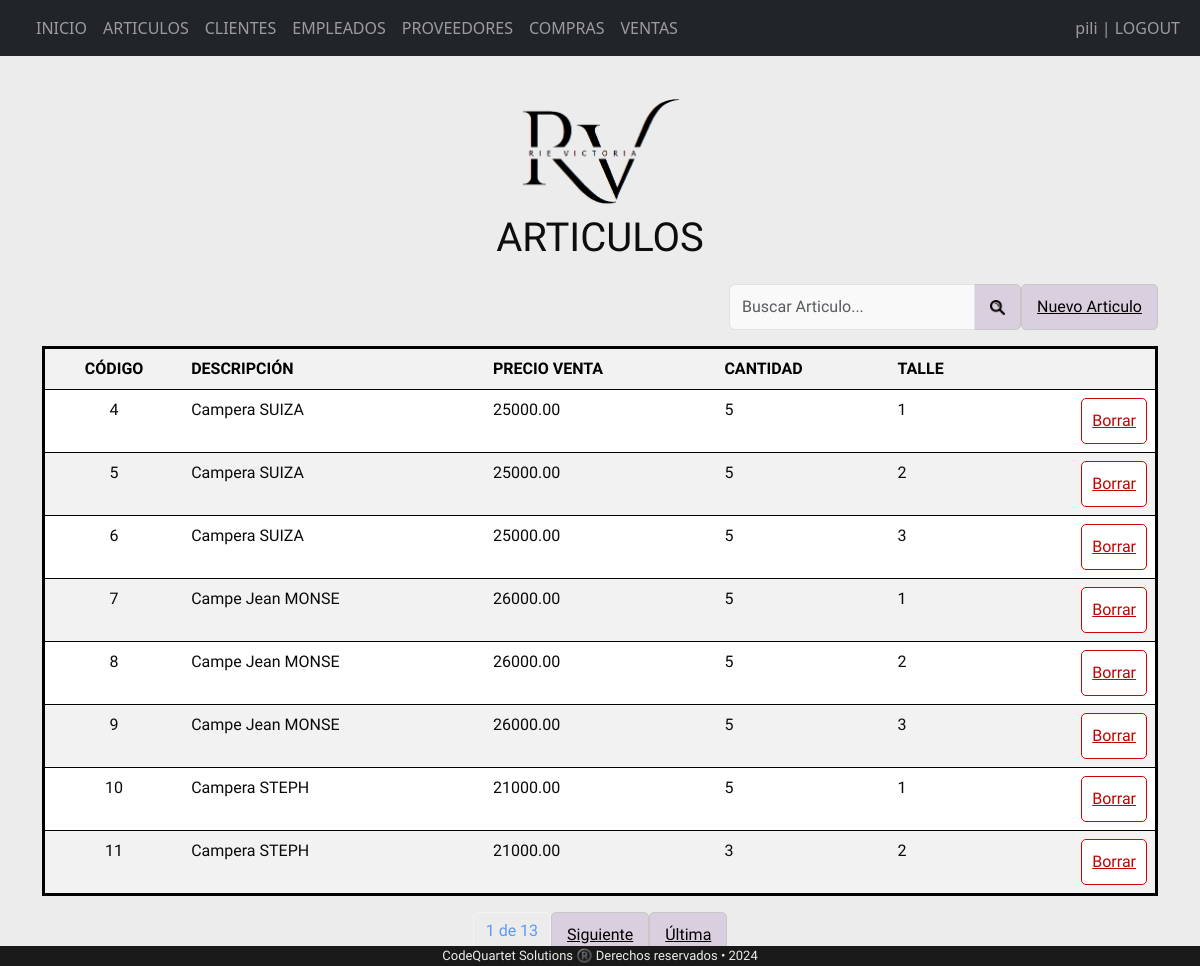
Page /tabla/ (signed in) on the committed database.
### appRieVictoria/models.py (models this page shows, shortened)
class Articulos (models.Model):
    descripcion = models.CharField( max_length= 100,help_text= '')
    venta= models.DecimalField(max_digits=10, decimal_places=2)
    cantidad = models.BigIntegerField(help_text='')
    talle = models.CharField(max_length=3)
    ventas = models.ManyToManyField("Ventas" ,related_name='articulos_vendidos', through="ventaProd")
    tipoPrenda =models.ForeignKey("tipoPrenda", on_delete=models.CASCADE, default=1)

### appRieVictoria/views.py (the view)
# urls.py: path('tabla/', views.tabla.as_view(), name='tabla'),
class tabla(ListView):
    model = Articulos
    template_name = 'tabla.html'
    context_object_name = 'Articulos'
    paginate_by = 8
    def get_queryset(self):
        query = self.request.GET.get('q', '')
        articulos = Articulos.objects.filter(descripcion__icontains=query)
        return articulos
    def get_context_data(self, **kwargs):
        context = super().get_context_data(**kwargs)
        query = self.request.GET.get('q', '')
        context['query'] = query
        return context

### proyectoRieVictoria/templates/tabla.html (shortened to what this page needs)
{% extends "base.html" %}
{% block content %}
<div class= "letra">
<div class="nombreTablas">
    <div class="imagen-centrada">
        <img src="/static/img/RV3.png" alt="Imagen">
    </div>
    <p >ARTICULOS</p>
</div>
<div class="row">
    <div class="col d-flex justify-content-end mb-3">
        <form method="GET">
            <div class="input-group">
                <input type="text" class="form-control inputApagado " name="q" value="{{ query }}" placeholder="Buscar Articulo...">
                <button class="btn-customlupa" class="btn-customlupa:hover" type="submit"><img src="/static/img/search.png"  alt="Lupa de búsqueda" width="15" height="15" ></button>
            </div>
        </form>
    <a class="btn-customlupa" class="btn-customlupa:hover" href="/articulo/ArticulosNuevo{{ p.id}}">Nuevo Articulo</a></td>
    </div>
</div>
        <table style="border-style: solid; border-color: black;" class="table table-striped">
            <tr>
                <th class="centrado">CÓDIGO</th>
                <th >DESCRIPCIÓN</th>
                <th >PRECIO VENTA</th>
                <th >CANTIDAD</th>
                <th >TALLE</th>
                <th></th>
            </tr>
            {% for p in Articulos %}
                <tr onclick="window.location='/articulos/ArticulosModif/{{ p.id }}/'">
                    <td class="centrado"><a>{{ p.id }}</a></td>
                    <td>{{p.descripcion}}</td>
                    <td>{{p.venta}}</td>
                    <td>{{p.cantidad}}</td>
                    <td>{{p.talle}}</td>
                    <td>
                        <div class="d-flex justify-content-end ">
                            <a class="btn-customborr" class="btn-customborr:hover" href="/articulos/ArticulosBorrar/{{ p.id}}">Borrar</a>
                        </div>
                    </td>
                </tr>
                {% endfor %}
        </table>
        <div class="pagination justify-content-center">
            <span class="current-page btn btn-outline-light disabled text-primary mb-3">
                {{ page_obj.number }} de {{ page_obj.paginator.num_pages }}
            </span>
            {% if page_obj.has_next %}
                <a class="btn-customlupa" class="btn-customlupa:hover"href="?page={{ page_obj.next_page_number }}">
                    Siguiente
                </a>
                <a class="btn-customlupa" class="btn-customlupa:hover" href="?page={{ page_obj.paginator.num_pages }}">
                    Última
                </a>
            {% endif %}
        </div>
    </div>
{% endblock %}

### proyectoRieVictoria/templates/base.html (shortened to what this page needs)
{% load static %}
<!DOCTYPE html>
<html lang="en">
<head>
    {% load bootstrap5 %}
    {% bootstrap_css %}
    <link rel="stylesheet" href="{% static 'estilos.css' %}">
</head>
<body>
    <nav class="navbar navbar-expand-sm navbar-dark bg-dark">
        <div class="container-fluid">
          <div class="collapse navbar-collapse" id="mynavbar">
            <ul class="navbar-nav me-auto">
              {% if user.is_authenticated %}
                <li class="nav-item">
                  <a class="nav-link" href="/index/">INICIO</a>
                </li>
            <li class="nav-item">
              <a class="nav-link" href="/tabla/">ARTICULOS</a>
            </li>
            <li class="nav-item">
              <a class="nav-link" href="/tablaclientes/">CLIENTES</a>
            </li>
            <li class="nav-item">
              <a class="nav-link" href="/tablaempleados/">EMPLEADOS</a>
            </li>
            <li class="nav-item">
              <a class="nav-link" href="/tablaproveedores/">PROVEEDORES</a>
            </li>
            <li class="nav-item">
              <a class="nav-link" href="/tablaCompras/">COMPRAS</a>
            </li>
            <li class="nav-item">
              <a class="nav-link" href="/tablaVentas/">VENTAS</a>
              </li>
              {% endif %}
            </ul>
            <ul class="nav navbar-nav ms-auto">
              {% if user.is_authenticated %}
                <li class="nav-item">
                  <a class="nav-link" href="{% url 'logout' %}"> {{ request.user }} | LOGOUT</a>
                </li>
              {% else %}
                <li class="nav-item">
                  <a class="nav-link" href="/login"> LOGIN</a>
                </li>
              {% endif %}
            </ul>
          </div>
        </div>
      </nav>
      <div class="container" >
    {% block content %}
    {% endblock %}
      </div>
<footer>
    <div class="container" >
        <div class="row">
            <div class="pie">CodeQuartet Solutions ®️ Derechos reservados • 2024</div>
        </div>
    </div>
</footer>
</body>
</html>

### proyectoRieVictoria/static/estilos.css (style rules this page uses)
body { background-color: rgb(236, 236, 236); position: relative; }
.pie { position: fixed; bottom: 0; left: 0; width: 100%; height: 20px; text-align: center; background-color: rgb(26, 25, 25); color: rgb(236, 236, 236);; font-size: 13px; font-family: 'Ysabeau Office', sans-serif; padding-bottom: 5px 10px; box-sizing: border-box; line-height: 1.5; margin-block-end: 0%; }
.nombreTablas { font-family: "Gotu", sans-serif; text-align: center; font-size: 40px; margin-top: 40px; color: rgb(15, 14, 14); }
.centrado { text-align: center; color: rgb(10, 10, 10); }
.inputApagado { background-color: RGBA(255,255,255,0.7); }
.table { color: rgb(10, 10, 10) !important; }
.table td { color: rgb(10, 10, 10) !important; }
.btn-customlupa { font-family: "Gotu", sans-serif; background-color: #dacfdf; color: #000000; border: 10px; border: 1px solid rgb(199, 199, 199); border-radius: 5px; padding: 10px 15px; font-size: 16px; cursor: pointer; transition: background-color 0.3s ease; }
.btn-customborr { font-family: "Gotu", sans-serif; background-color: #ffffff;; color: #c00404; border: 10px; border: 1px solid rgb(207, 4, 4); border-radius: 5px; padding: 10px 10px; font-size: 16px; cursor: pointer; transition: background-color 0.3s ease; }
.imagen-centrada { text-align: center ; }
.imagen-centrada img { width: 15%; display: block; margin: 0 auto; }
.letra { font-family: "Gotu", sans-serif; font-size: 16px; }

### rows in the picture
Articulos: id "4", descripcion "Campera SUIZA", venta "25000.00", cantidad "5", talle "1"
Articulos: id "5", descripcion "Campera SUIZA", venta "25000.00", cantidad "5", talle "2"
Articulos: id "6", descripcion "Campera SUIZA", venta "25000.00", cantidad "5", talle "3"
Articulos: id "7", descripcion "Campe Jean MONSE", venta "26000.00", cantidad "5", talle "1"
Articulos: id "8", descripcion "Campe Jean MONSE", venta "26000.00", cantidad "5", talle "2"
Articulos: id "9", descripcion "Campe Jean MONSE", venta "26000.00", cantidad "5", talle "3"
Articulos: id "10", descripcion "Campera STEPH", venta "21000.00", cantidad "5", talle "1"
Articulos: id "11", descripcion "Campera STEPH", venta "21000.00", cantidad "3", talle "2"

### other values in the picture
{{ request.user }} "pili"
{{ page_obj.number }} "1"
{{ page_obj.paginator.num_pages }} "13"
